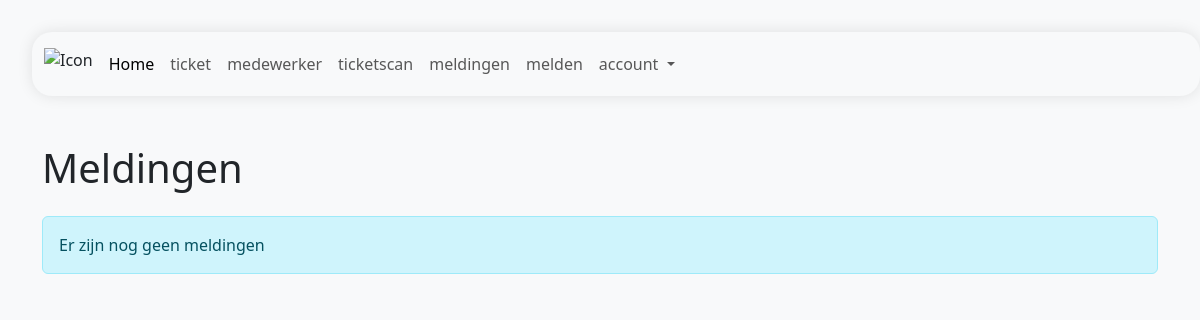
Before: /views/meldingen/melding.php with the older database file.
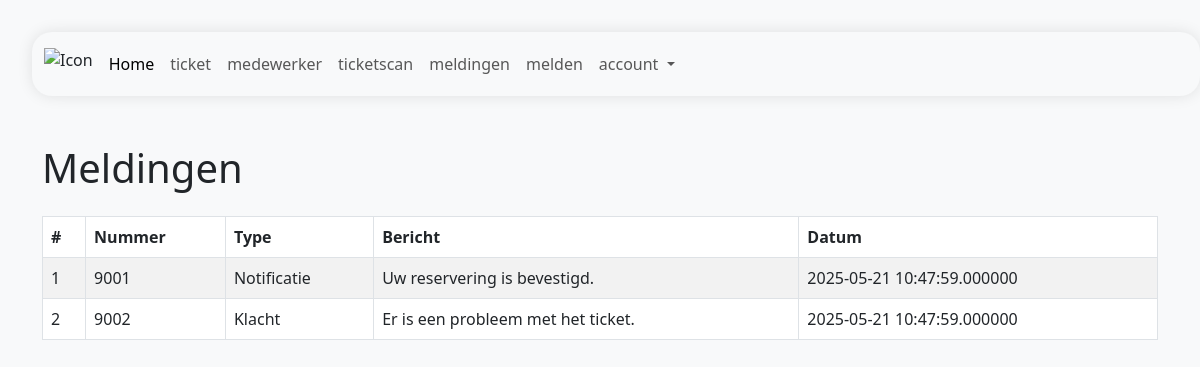
After: the same page with the newer database file.
### tables this page shows
CREATE TABLE Melding (
    Id INT PRIMARY KEY AUTO_INCREMENT,
    BezoekerId INT NULL,
    MedewerkerId INT NULL,
    Nummer MEDIUMINT NOT NULL UNIQUE,
    Type VARCHAR(20) NOT NULL,
    Bericht VARCHAR(250) NOT NULL,
    Isactief BIT NOT NULL DEFAULT 1,
    Opmerking VARCHAR(250),
    Datumaangemaakt DATETIME(6) NOT NULL DEFAULT CURRENT_TIMESTAMP(6),
    Datumgewijzigd DATETIME(6) NOT NULL DEFAULT CURRENT_TIMESTAMP(6) ON UPDATE CURRENT_TIMESTAMP(6),
    FOREIGN KEY (BezoekerId) REFERENCES Bezoeker(Id),
    FOREIGN KEY (MedewerkerId) REFERENCES Medewerker(Id)
);

### views/meldingen/melding.php (the view, shortened to what this page needs)
<?php require_once APPROOT . '/views/includes/navbar.php'; ?>
<?php
$pdo = new PDO("mysql:host=localhost;dbname=aurora", "root", "");
$stmt = $pdo->query("SELECT Id, Nummer, Type, Bericht, Datumaangemaakt FROM Melding WHERE Isactief = 1 ORDER BY Datumaangemaakt DESC");
$meldingen = $stmt->fetchAll();
?>
<!doctype html>
<html lang="nl">
<head>
  <link href="https://cdn.jsdelivr.net/npm/bootstrap@5.3.0/dist/css/bootstrap.min.css" rel="stylesheet" />
</head>
<body class="bg-light">
  <div class="container py-5">
    <h1 class="mb-4">Meldingen</h1>
    <?php if (empty($meldingen)) : ?>
      <div class="alert alert-info">Er zijn nog geen meldingen</div>
    <?php else : ?>
      <table class="table table-bordered table-striped ">
        <thead class="table">
          <tr>
            <th>#</th>
            <th>Nummer</th>
            <th>Type</th>
            <th>Bericht</th>
            <th>Datum</th>
          </tr>
        </thead>
        <tbody>
          <?php foreach ($meldingen as $melding) : ?>
            <tr>
              <td><?= $melding['Id'] ?></td>
              <td><?= $melding['Nummer'] ?></td>
              <td><?= $melding['Type'] ?></td>
              <td><?= $melding['Bericht'] ?></td>
              <td><?= $melding['Datumaangemaakt'] ?></td>
            </tr>
          <?php endforeach; ?>
        </tbody>
      </table>
    <?php endif; ?>
  </div>
</body>
</html>

### views/includes/navbar.php (shortened to what this page needs)
<!DOCTYPE html>
<html lang="en">
<head>
  <link href="https://cdn.jsdelivr.net/npm/bootstrap@5.3.6/dist/css/bootstrap.min.css" rel="stylesheet"
>
  <link rel="stylesheet" href="navbar.css">
</head>
<body>
  <nav class="navbar navbar-expand-lg bg-body-tertiary">
    <div class="container-fluid">
      <img src="/public/images/logo.png" alt="Icon" class="me-2 mt-2" width="auto" height="40">
      <div class="collapse navbar-collapse" id="navbarNavDropdown">
        <ul class="navbar-nav">
          <li class="nav-item">
            <a class="nav-link active" aria-current="page" href="/index">Home</a>
          </li>
          <li class="nav-item">
            <a class="nav-link" href="index.php?url=ticket/index">ticket</a>
          </li>
          <li class="nav-item">
            <a class="nav-link" href="index.php?url=medewerker/index">medewerker</a>
          </li>
          <li class="nav-item">
            <a class="nav-link" href="index.php?url=ticketscan/scan">ticketscan</a>
          </li>
          <li class="nav-item">
            <a class="nav-link" href="/meldingen">meldingen</a>
          </li>
          <li class="nav-item">
            <a class="nav-link" href="/melden">melden</a>
          </li>
          <ul class="navbar-nav ms-auto">
          <li class="nav-item dropdown dropdown-menu-end">
            <a class="nav-link dropdown-toggle" href="#" role="button" data-bs-toggle="dropdown" aria-expanded="false">
              account
            </a>
          </li>
        </ul>
      </div>
    </div>
  </nav>
</body>
</html>

### views/includes/navbar.css (style rules this page uses)
nav { margin-bottom: 0; }
nav { z-index: 1; }
.navbar { background-color: white; border-radius: 20px; box-shadow: 0 0 15px rgba(0, 0, 0, 0.1); padding: 1rem 2rem; margin: 1rem; top: 1rem; left: 1rem; right: 1rem; z-index: 10; }

Changed rows visible on the page:
added melding: Id "1", Nummer "9001", Type "Notificatie", Bericht "Uw reservering is bevestigd.", Datumaangemaakt "2025-05-21 10:47:59.000000"
added melding: Id "2", Nummer "9002", Type "Klacht", Bericht "Er is een probleem met het ticket.", Datumaangemaakt "2025-05-21 10:47:59.000000"
Other visible differences:
text no longer shown: "Er zijn nog geen meldingen"
text now shown: "# Nummer Type Bericht Datum"
